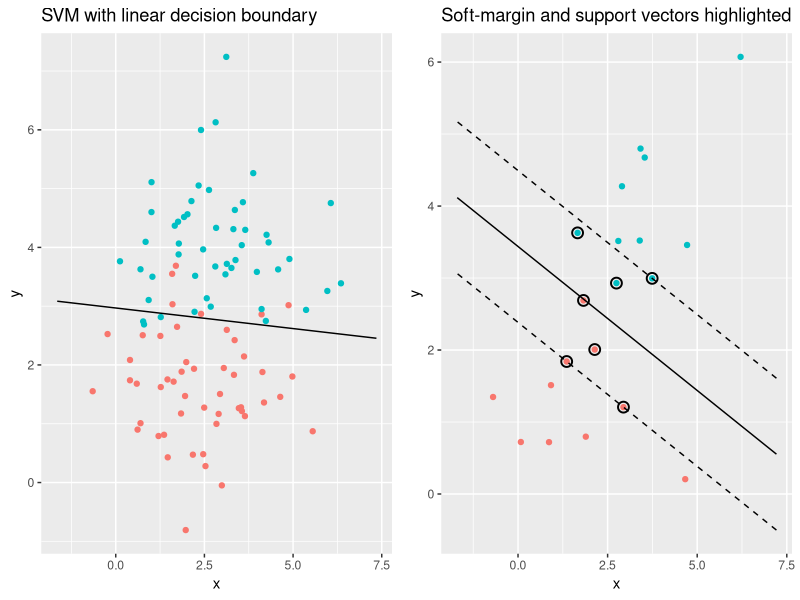
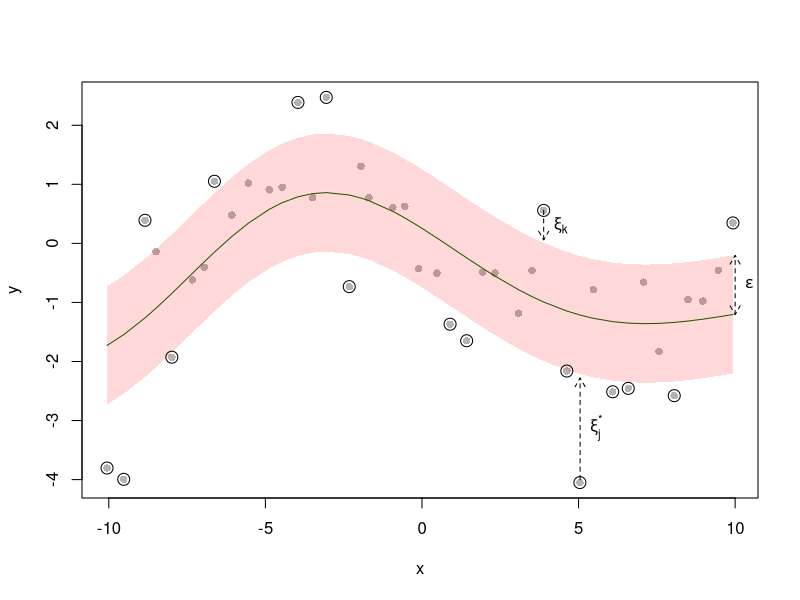
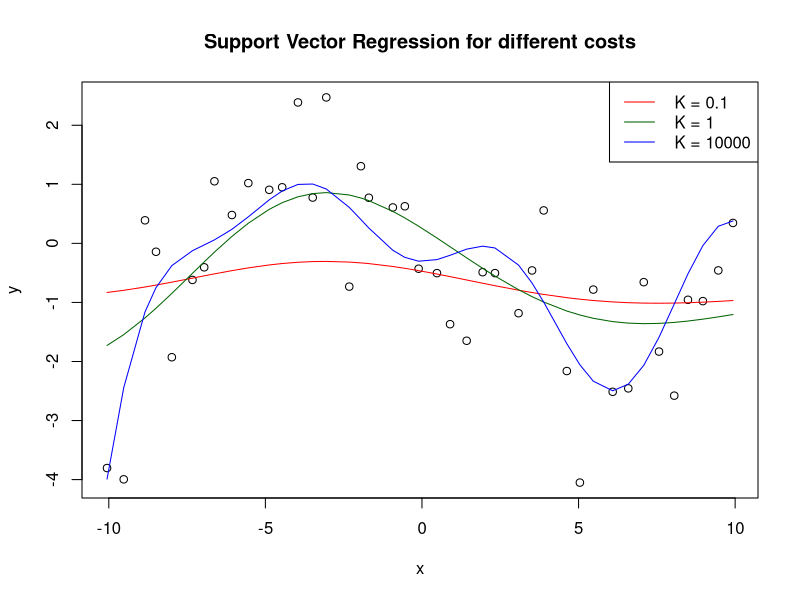

The R script that drew these images, in order:
## ---- chunk 1
knitr::opts_chunk$set(echo = FALSE)
## ---- chunk 2
# Only plots will be shown; all other output is suppressed.

set.seed(123)

class1 <- data.frame(
  x = rnorm(50, mean = 2.3, sd = 1.5), 
  y = rnorm(50, mean = 1.5),
  class = factor("Class 1")
)
class2 <- data.frame(
  x = rnorm(50, mean = 3.2, sd = 1.5), 
  y = rnorm(50, mean = 4),
  class = factor("Class 2")
)
df <- rbind(class1, class2)

library(e1071)
library(ggplot2)
library(gridExtra)  # for arranging multiple plots side by side

# Fit a soft-margin SVM classifier (controlled by the cost parameter)
svm_model <- svm(class ~ x + y,
                 data   = df,
                 kernel = "linear",
                 cost   = 1,
                 scale  = TRUE)



# Create a grid and compute decision values to draw only the decision boundary line
x_seq <- seq(min(df$x) - 1, max(df$x) + 1, length.out = 100)
y_seq <- seq(min(df$y) - 1, max(df$y) + 1, length.out = 100)
grid  <- expand.grid(x = x_seq, y = y_seq)

grid_pred      <- predict(svm_model, grid, decision.values = TRUE)
decision_vals  <- attributes(grid_pred)$decision.values
grid$decision  <- decision_vals

# Plot the data and only the separating line (no soft-margin boundary lines, legend hidden)
p1 <- ggplot(df, aes(x = x, y = y, color = class)) +
  geom_point() +
  geom_contour(data = grid,
               aes(z = decision),
               breaks = 0,
               color = "black") +
  labs(
    title = "SVM with linear decision boundary",
    x = "x",
    y = "y"
  ) +
  theme(legend.position = "none")

set.seed(12)

class1 <- data.frame(
  x = rnorm(10, mean = 2.3, sd = 1.5), 
  y = rnorm(10, mean = 1.5),
  class = factor("Class 1")
)
class2 <- data.frame(
  x = rnorm(10, mean = 3.2, sd = 1.5), 
  y = rnorm(10, mean = 4),
  class = factor("Class 2")
)
df <- rbind(class1, class2)

# Fit a soft-margin SVM classifier for this smaller data set
svm_model_small <- svm(class ~ x + y,
                       data   = df,
                       kernel = "linear",
                       cost   = 1,
                       scale  = TRUE)

# Mark the support vectors in the data
df$support_vector <- FALSE
df$support_vector[svm_model_small$index] <- TRUE

# Create a grid and compute decision values to draw the decision boundary and soft-margin lines
x_seq <- seq(min(df$x) - 1, max(df$x) + 1, length.out = 100)
y_seq <- seq(min(df$y) - 1, max(df$y) + 1, length.out = 100)
grid  <- expand.grid(x = x_seq, y = y_seq)

grid_pred      <- predict(svm_model_small, grid, decision.values = TRUE)
decision_vals  <- attributes(grid_pred)$decision.values
grid$decision  <- decision_vals

# Plot the data, decision boundary, soft-margin boundary lines, and highlight support vectors
p2 <- ggplot(df, aes(x = x, y = y, color = class)) +
  geom_point() +
  # highlight support vectors (points on or inside the margin)
  geom_point(data = df[df$support_vector, ],
             shape = 21,
             size = 3,
             stroke = 1,
             color = "black",
             fill = "#ffffff00") +
  # decision boundary (f(x) = 0)
  geom_contour(data = grid,
               aes(z = decision),
               breaks = 0,
               color = "black") +
  # soft-margin boundaries (f(x) = -1 and f(x) = 1)
  geom_contour(data = grid,
               aes(z = decision),
               breaks = c(-1, 1),
               linetype = "dashed",
               color = "black") +
  labs(
    title = "Soft-margin and support vectors highlighted",
    x = "x",
    y = "y"
  ) +
  theme(legend.position = "none")

# Print p1 and p2 side by side
grid.arrange(p1, p2, ncol = 2)


## ---- chunk 3
set.seed(123)


x <- seq(-10, 10, 0.5) + rnorm(length(seq(-10, 10, 0.5)), mean = 0, sd = 0.1)
y <- 1/170 * (x^3 - 3* x^2 - 70*x + 5 + rnorm(length(x), mean = 0, sd = 170))

library(e1071)

epsilon <- 1
cost <- 1

model <- svm(y ~ x, data = data.frame(x = x, y = y), epsilon = epsilon, cost = cost)
predictedY <- predict(model, data.frame(x = x))

plot(x, y, pch = 16, col = "grey70")
lines(x, predictedY, col = "darkgreen")


# Add ε-tube
polygon(
 c(x, rev(x)),
 c(predictedY + epsilon, rev(predictedY - epsilon)),
 border = NA,
 col = rgb(1, 0, 0, 0.15)
)

# mark the 17 points that are the furthest from the predictedY 
idx_furthest <- order(abs(predictedY - y), decreasing = TRUE)[1:17]
points(x[idx_furthest], y[idx_furthest], 
       col = "#000000", 
       bg = "#ffffff00",
       pch = 21,
       cex = 1.6,
       lwd = 1)


# Add an arrow (dashed, double sided, between ypred at x = 10 and ypred at x = 10   + 1 )
arrows(10, predictedY[length(predictedY)], 10, predictedY[length(predictedY)] + epsilon, length = 0.1, lty = 2, col = "black", code = 3)
# add a text "ε" at the end of the arrow
text(10, predictedY[length(predictedY)] + 1/2, expression(epsilon), pos = 4)

# Add an arrow between 5,-5 and 5,-2.5 with text xsi_i star (flipped direction)
arrows(5.05, -4, 5.05, -2.28, length = 0.1, lty = 2, col = "black")
text(5.05, -3.2, expression(xi[j]^"*"), pos = 4)


# Add an arrow between the 13th last point and the 13th last point - 1 with text xsi_j
arrows(x[length(x) - 12], y[length(y) - 12], x[length(x) - 12], y[length(y) - 12]- 0.5, length = 0.1, lty = 2, col = "black")
text(x[length(x) - 12], y[length(y) - 12] - 0.3, expression(xi[k]), pos = 4)

## ---- chunk 4
set.seed(123)


x <- seq(-10, 10, 0.5) + rnorm(length(seq(-10, 10, 0.5)), mean = 0, sd = 0.1)
y <- 1/170 * (x^3 - 3* x^2 - 70*x + 5 + rnorm(length(x), mean = 0, sd = 170))

library(e1071)

epsilon <- 1
cost <- 0.1

model <- svm(y ~ x, data = data.frame(x = x, y = y), epsilon = epsilon, cost = cost)
predictedY <- predict(model, data.frame(x = x))

plot(x, y)
lines(x, predictedY, col = "red")


# Add ε-tube
#polygon(
#  c(x, rev(x)),
#  c(predictedY + epsilon, rev(predictedY - epsilon)),
#  border = NA,
#  col = rgb(1, 0, 0, 0.15)
#)




epsilon <- 1
cost <- 1

model <- svm(y ~ x, data = data.frame(x = x, y = y), epsilon = epsilon, cost = cost)
predictedY <- predict(model, data.frame(x = x))

# plot(x, y)
lines(x, predictedY, col = "darkgreen")


# Add ε-tube
#polygon(
#  c(x, rev(x)),
#  c(predictedY + epsilon, rev(predictedY - epsilon)),
#  border = NA,
#  col = rgb(1, 0, 0, 0.15)
#)




epsilon <- 1
cost <- 10000

model <- svm(y ~ x, data = data.frame(x = x, y = y), epsilon = epsilon, cost = cost)
predictedY <- predict(model, data.frame(x = x))

# plot(x, y)
lines(x, predictedY, col = "blue")


# Add ε-tube
#polygon(
#  c(x, rev(x)),
#  c(predictedY + epsilon, rev(predictedY - epsilon)),
#  border = NA,
#  col = rgb(1, 0, 0, 0.15)
#)

legend("topright", legend = c(" K = 0.1", " K = 1", " K = 10000"), col = c("red", "darkgreen", "blue"), lty = 1)
title("Support Vector Regression for different costs")

